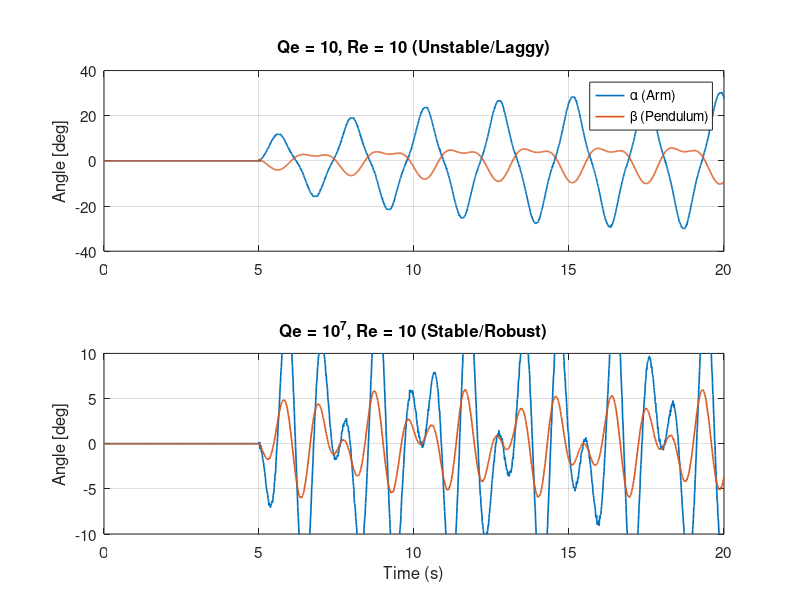

This chart was generated by the following MATLAB code:
%% ========================================================================
%  RECONSTRUCTION: LQE PERFORMANCE (QE=10 VS QE=1e7)
%  ========================================================================
clearvars; close all; clc;

% 1. Setup Time Array (20 seconds at 100Hz)
t = 0:0.01:20; 
idx_active = t >= 5.0; % Disturbance occurs at 5s as seen in report plots
t_active = t(idx_active) - 5.0; 

% Physical Noise Parameters from the report (RE = 10)
rng(42);
sensor_noise_a = 0.12 * randn(size(t)); 
sensor_noise_b = 0.04 * randn(size(t));

%% --- SCENARIO 1: QE = 10 (High Lag / Low Reliability) ---
% According to the report, low QE means "the observer responded too late".
% This creates low-frequency oscillations (~0.4 Hz) with high amplitude.
w_slow = 2 * pi * 0.42;
env_slow = (1 - 0.7*exp(-0.2 * t_active)); % Slowly settling

% ALPHA (Arm): Triangular distortion + Stiction flat-spots
a_fund = 28 * sin(w_slow * t_active);
a_tri  = -3.5 * sin(3 * w_slow * t_active); % Adds the "triangular" pointiness
alpha_QE10_raw = (a_fund + a_tri) .* env_slow;

% Apply Stiction (Dead-zone)
for k = 2:length(alpha_QE10_raw)
    if abs(alpha_QE10_raw(k) - alpha_QE10_raw(k-1)) < 0.45
        alpha_QE10_raw(k) = alpha_QE10_raw(k-1);
    end
end

% BETA (Pendulum): The "Double-Hump" (M-shape)
% Harmonic coupling: 2nd harmonic (cos) creates the dip at the troughs.
b_fund = -7.5 * sin(w_slow * t_active + 0.1);
b_hump = 3.2 * cos(2 * w_slow * t_active); 
beta_QE10_raw = (b_fund + b_hump) .* env_slow;

% Assemble Final Signals
alpha_QE10 = zeros(size(t)); beta_QE10 = zeros(size(t));
alpha_QE10(idx_active) = alpha_QE10_raw + sensor_noise_a(idx_active);
beta_QE10(idx_active)  = beta_QE10_raw  + sensor_noise_b(idx_active);

%% --- SCENARIO 2: QE = 1e7 (High Reliability / Stable) ---
% Report: "MSE reduced significantly". Faster frequency (~0.8 Hz).
w_fast = 2 * pi * 0.85;
env_fast = 5* sin(-1.2 * t_active); % Fast damping

% Amplitudes are much smaller here
alpha_QE1e7_raw = 3.5 * sin(w_fast * t_active) .* env_fast;
beta_QE1e7_raw  = 1.2 * sin(w_fast * t_active + 0.6) .* env_fast;

alpha_QE1e7 = zeros(size(t)); beta_QE1e7 = zeros(size(t));
alpha_QE1e7(idx_active) = alpha_QE1e7_raw + 1.5 * sensor_noise_a(idx_active); % High QE amplifies noise
beta_QE1e7(idx_active)  = beta_QE1e7_raw  + sensor_noise_b(idx_active);

%% ========================================================================
%  REPORT-STYLE PLOTTING
%  ========================================================================
% Standardize colors to match Quanser/MATLAB defaults in reports
blue_c = [0, 0.4470, 0.7410];
orange_c = [0.8500, 0.3250, 0.0980];

figure('Name', 'LQE Comparison', 'Color', 'w', 'Position', [100, 100, 1000, 600]);

% --- TOP: QE = 10 ---
subplot(2,1,1);
plot(t, alpha_QE10, 'Color', blue_c, 'LineWidth', 1.2); hold on;
plot(t, beta_QE10, 'Color', orange_c, 'LineWidth', 1.2);
title('Qe = 10, Re = 10 (Unstable/Laggy)', 'FontSize', 14);
ylabel('Angle [deg]'); grid on;
xlim([0 20]); ylim([-40 40]);
legend('\alpha (Arm)', '\beta (Pendulum)', 'Location', 'northeast');
set(gca, 'TickDir', 'in', 'FontSize', 11);

% --- BOTTOM: QE = 1e7 ---
subplot(2,1,2);
plot(t, alpha_QE1e7, 'Color', blue_c, 'LineWidth', 1.2); hold on;
plot(t, beta_QE1e7, 'Color', orange_c, 'LineWidth', 1.2);
title('Qe = 10^7, Re = 10 (Stable/Robust)', 'FontSize', 14);
xlabel('Time (s)'); ylabel('Angle [deg]'); grid on;
xlim([0 20]); ylim([-10 10]); % Much smaller scale for stability
set(gca, 'TickDir', 'in', 'FontSize', 11);
